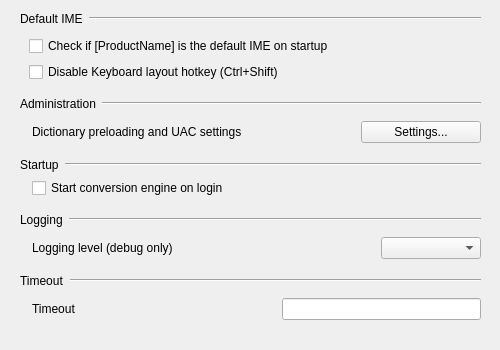
    <widget class="QWidget" name="miscTab">
     <attribute name="title">
      <string>Misc</string>
     </attribute>
     <widget class="QWidget" name="widgetMisc" native="true">
      <property name="geometry">
       <rect>
        <x>20</x>
        <y>10</y>
        <width>471</width>
        <height>331</height>
       </rect>
      </property>
      <property name="sizePolicy">
       <sizepolicy hsizetype="Preferred" vsizetype="Fixed">
        <horstretch>0</horstretch>
        <verstretch>0</verstretch>
       </sizepolicy>
      </property>
      <layout class="QVBoxLayout" name="verticalLayout">
       <property name="spacing">
        <number>15</number>
       </property>
       <property name="leftMargin">
        <number>0</number>
       </property>
       <property name="topMargin">
        <number>2</number>
       </property>
       <property name="rightMargin">
        <number>5</number>
       </property>
       <property name="bottomMargin">
        <number>0</number>
       </property>
       <item>
        <widget class="QWidget" name="miscDefaultIMEWidget" native="true">
         <property name="sizePolicy">
          <sizepolicy hsizetype="Preferred" vsizetype="Fixed">
           <horstretch>0</horstretch>
           <verstretch>0</verstretch>
          </sizepolicy>
         </property>
         <layout class="QVBoxLayout" name="verticalLayout_3">
          <property name="spacing">
           <number>10</number>
          </property>
          <property name="leftMargin">
           <number>0</number>
          </property>
          <property name="topMargin">
           <number>0</number>
          </property>
          <property name="rightMargin">
           <number>5</number>
          </property>
          <property name="bottomMargin">
           <number>0</number>
          </property>
          <item>
           <widget class="QWidget" name="widget_3" native="true">
            <property name="sizePolicy">
             <sizepolicy hsizetype="Preferred" vsizetype="Fixed">
              <horstretch>0</horstretch>
              <verstretch>0</verstretch>
             </sizepolicy>
            </property>
            <layout class="QHBoxLayout" name="horizontalLayout_5">
             <property name="leftMargin">
              <number>0</number>
             </property>
             <property name="topMargin">
              <number>0</number>
             </property>
             <property name="rightMargin">
              <number>0</number>
             </property>
             <property name="bottomMargin">
              <number>0</number>
             </property>
             <item>
              <widget class="QLabel" name="checkDefaultLabel">
               <property name="text">
                <string>Default IME</string>
               </property>
              </widget>
             </item>
             <item>
              <widget class="Line" name="checkDefaultLine">
               <property name="sizePolicy">
                <sizepolicy hsizetype="MinimumExpanding" vsizetype="Fixed">
                 <horstretch>0</horstretch>
                 <verstretch>0</verstretch>
                </sizepolicy>
               </property>
               <property name="orientation">
                <enum>Qt::Horizontal</enum>
               </property>
              </widget>
             </item>
            </layout>
           </widget>
          </item>
          <item>
           <widget class="QWidget" name="widget_4" native="true">
            <property name="sizePolicy">
             <sizepolicy hsizetype="Preferred" vsizetype="Fixed">
              <horstretch>0</horstretch>
              <verstretch>0</verstretch>
             </sizepolicy>
            </property>
            <layout class="QVBoxLayout" name="verticalLayout_2">
             <property name="topMargin">
              <number>0</number>
             </property>
             <property name="rightMargin">
              <number>0</number>
             </property>
             <property name="bottomMargin">
              <number>0</number>
             </property>
             <item>
              <widget class="QCheckBox" name="checkDefaultCheckBox">
               <property name="sizePolicy">
                <sizepolicy hsizetype="Minimum" vsizetype="Fixed">
                 <horstretch>0</horstretch>
                 <verstretch>0</verstretch>
                </sizepolicy>
               </property>
               <property name="text">
                <string>Check if [ProductName] is the default IME on startup</string>
               </property>
               <property name="tristate">
                <bool>false</bool>
               </property>
              </widget>
             </item>
             <item>
              <widget class="QCheckBox" name="IMEHotKeyDisabledCheckBox">
               <property name="text">
                <string>Disable Keyboard layout hotkey (Ctrl+Shift)</string>
               </property>
              </widget>
             </item>
            </layout>
           </widget>
          </item>
         </layout>
        </widget>
       </item>
       <item>
        <widget class="QWidget" name="miscAdministrationWidget" native="true">
         <property name="sizePolicy">
          <sizepolicy hsizetype="Preferred" vsizetype="Fixed">
           <horstretch>0</horstretch>
           <verstretch>0</verstretch>
          </sizepolicy>
         </property>
         <layout class="QVBoxLayout" name="verticalLayout_4">
          <property name="spacing">
           <number>10</number>
          </property>
          <property name="leftMargin">
           <number>0</number>
          </property>
          <property name="topMargin">
           <number>0</number>
          </property>
          <property name="rightMargin">
           <number>5</number>
          </property>
          <property name="bottomMargin">
           <number>0</number>
          </property>
          <item>
           <widget class="QWidget" name="widget_7" native="true">
            <property name="sizePolicy">
             <sizepolicy hsizetype="Preferred" vsizetype="Fixed">
              <horstretch>0</horstretch>
              <verstretch>0</verstretch>
             </sizepolicy>
            </property>
            <layout class="QHBoxLayout" name="horizontalLayout_7">
             <property name="leftMargin">
              <number>0</number>
             </property>
             <property name="topMargin">
              <number>0</number>
             </property>
             <property name="rightMargin">
              <number>0</number>
             </property>
             <property name="bottomMargin">
              <number>0</number>
             </property>
             <item>
              <widget class="QLabel" name="administrationLabel">
               <property name="text">
                <string>Administration</string>
               </property>
              </widget>
             </item>
             <item>
              <widget class="Line" name="administrationLine">
               <property name="sizePolicy">
                <sizepolicy hsizetype="MinimumExpanding" vsizetype="Fixed">
                 <horstretch>0</horstretch>
                 <verstretch>0</verstretch>
                </sizepolicy>
               </property>
               <property name="orientation">
                <enum>Qt::Horizontal</enum>
               </property>
              </widget>
             </item>
            </layout>
           </widget>
          </item>
          <item>
           <widget class="QWidget" name="widget_8" native="true">
            <property name="sizePolicy">
             <sizepolicy hsizetype="Preferred" vsizetype="Fixed">
              <horstretch>0</horstretch>
              <verstretch>0</verstretch>
             </sizepolicy>
            </property>
            <layout class="QGridLayout" name="gridLayout_7">
             <property name="leftMargin">
              <number>12</number>
             </property>
             <property name="topMargin">
              <number>0</number>
             </property>
             <property name="rightMargin">
              <number>0</number>
             </property>
             <property name="bottomMargin">
              <number>0</number>
             </property>
             <item row="0" column="0">
              <widget class="QLabel" name="dictionaryPreloadingAndUACLabel">
               <property name="text">
                <string>Dictionary preloading and UAC settings</string>
               </property>
              </widget>
             </item>
             <item row="0" column="2">
              <widget class="QPushButton" name="launchAdministrationDialogButton">
               <property name="minimumSize">
                <size>
                 <width>120</width>
                 <height>0</height>
                </size>
               </property>
               <property name="text">
                <string>Settings...</string>
               </property>
              </widget>
             </item>
             <item row="0" column="1">
              <spacer name="horizontalSpacer_9">
               <property name="orientation">
                <enum>Qt::Horizontal</enum>
               </property>
               <property name="sizeHint" stdset="0">
                <size>
                 <width>40</width>
                 <height>20</height>
                </size>
               </property>
              </spacer>
             </item>
            </layout>
           </widget>
          </item>
         </layout>
        </widget>
       </item>
       <item>
        <widget class="QWidget" name="miscStartupWidget" native="true">
         <property name="sizePolicy">
          <sizepolicy hsizetype="Preferred" vsizetype="Fixed">
           <horstretch>0</horstretch>
           <verstretch>0</verstretch>
          </sizepolicy>
         </property>
         <layout class="QVBoxLayout" name="verticalLayout_7">
          <property name="leftMargin">
           <number>0</number>
          </property>
          <property name="topMargin">
           <number>0</number>
          </property>
          <property name="rightMargin">
           <number>5</number>
          </property>
          <property name="bottomMargin">
           <number>0</number>
          </property>
          <item>
           <widget class="QWidget" name="widget_11" native="true">
            <property name="sizePolicy">
             <sizepolicy hsizetype="Preferred" vsizetype="Fixed">
              <horstretch>0</horstretch>
              <verstretch>0</verstretch>
             </sizepolicy>
            </property>
            <layout class="QHBoxLayout" name="horizontalLayout_19">
             <property name="leftMargin">
              <number>0</number>
             </property>
             <property name="topMargin">
              <number>0</number>
             </property>
             <property name="rightMargin">
              <number>0</number>
             </property>
             <property name="bottomMargin">
              <number>0</number>
             </property>
             <item>
              <widget class="QLabel" name="startupLabel">
               <property name="text">
                <string>Startup</string>
               </property>
              </widget>
             </item>
             <item>
              <widget class="Line" name="startupLine">
               <property name="sizePolicy">
                <sizepolicy hsizetype="MinimumExpanding" vsizetype="Fixed">
                 <horstretch>0</horstretch>
                 <verstretch>0</verstretch>
                </sizepolicy>
               </property>
               <property name="orientation">
                <enum>Qt::Horizontal</enum>
               </property>
              </widget>
             </item>
            </layout>
           </widget>
          </item>
          <item>
           <widget class="QWidget" name="widget_12" native="true">
            <layout class="QVBoxLayout" name="verticalLayout_6">
             <property name="leftMargin">
              <number>12</number>
             </property>
             <property name="topMargin">
              <number>0</number>
             </property>
             <property name="rightMargin">
              <number>0</number>
             </property>
             <property name="bottomMargin">
              <number>0</number>
             </property>
             <item>
              <widget class="QCheckBox" name="startupCheckBox">
               <property name="text">
                <string>Start conversion engine on login</string>
               </property>
              </widget>
             </item>
            </layout>
           </widget>
          </item>
         </layout>
        </widget>
       </item>
       <item>
        <widget class="QWidget" name="miscLoggingWidget" native="true">
         <property name="sizePolicy">
          <sizepolicy hsizetype="Preferred" vsizetype="Fixed">
           <horstretch>0</horstretch>
           <verstretch>0</verstretch>
          </sizepolicy>
         </property>
         <layout class="QVBoxLayout" name="verticalLayout_5">
          <property name="spacing">
           <number>10</number>
          </property>
          <property name="leftMargin">
           <number>0</number>
          </property>
          <property name="topMargin">
           <number>0</number>
          </property>
          <property name="rightMargin">
           <number>5</number>
          </property>
          <property name="bottomMargin">
           <number>0</number>
          </property>
          <item>
           <widget class="QWidget" name="widget_9" native="true">
            <property name="sizePolicy">
             <sizepolicy hsizetype="Preferred" vsizetype="Fixed">
              <horstretch>0</horstretch>
              <verstretch>0</verstretch>
             </sizepolicy>
            </property>
            <layout class="QHBoxLayout" name="horizontalLayout_13">
             <property name="leftMargin">
              <number>0</number>
             </property>
             <property name="topMargin">
              <number>0</number>
             </property>
             <property name="rightMargin">
              <number>0</number>
             </property>
             <property name="bottomMargin">
              <number>0</number>
             </property>
             <item>
              <widget class="QLabel" name="loggingLabel">
               <property name="text">
                <string>Logging</string>
               </property>
              </widget>
             </item>
             <item>
              <widget class="Line" name="loggingLine">
               <property name="sizePolicy">
                <sizepolicy hsizetype="MinimumExpanding" vsizetype="Fixed">
                 <horstretch>0</horstretch>
                 <verstretch>0</verstretch>
                </sizepolicy>
               </property>
               <property name="orientation">
                <enum>Qt::Horizontal</enum>
               </property>
              </widget>
             </item>
            </layout>
           </widget>
          </item>
          <item>
           <widget class="QWidget" name="widget_10" native="true">
            <property name="sizePolicy">
             <sizepolicy hsizetype="Preferred" vsizetype="Fixed">
              <horstretch>0</horstretch>
              <verstretch>0</verstretch>
             </sizepolicy>
            </property>
            <layout class="QHBoxLayout" name="horizontalLayout_15">
             <property name="leftMargin">
              <number>12</number>
             </property>
             <property name="topMargin">
              <number>0</number>
             </property>
             <property name="rightMargin">
              <number>0</number>
             </property>
             <property name="bottomMargin">
              <number>0</number>
             </property>
             <item>
              <widget class="QLabel" name="verboseLevelLabel">
               <property name="text">
                <string>Logging level (debug only)</string>
               </property>
              </widget>
             </item>
             <item>
              <spacer name="horizontalSpacer_13">
               <property name="orientation">
                <enum>Qt::Horizontal</enum>
               </property>
               <property name="sizeHint" stdset="0">
                <size>
                 <width>40</width>
                 <height>20</height>
                </size>
               </property>
              </spacer>
             </item>
             <item>
              <widget class="QComboBox" name="verboseLevelComboBox">
               <property name="minimumSize">
                <size>
                 <width>100</width>
                 <height>0</height>
                </size>
               </property>
              </widget>
             </item>
            </layout>
           </widget>
          </item>
         </layout>
        </widget>
       </item>
       <item>
        <widget class="QWidget" name="miscLoggingWidget_2" native="true">
         <property name="sizePolicy">
          <sizepolicy hsizetype="Preferred" vsizetype="Fixed">
           <horstretch>0</horstretch>
           <verstretch>0</verstretch>
          </sizepolicy>
         </property>
         <layout class="QVBoxLayout" name="verticalLayout_8">
          <property name="spacing">
           <number>10</number>
          </property>
          <property name="leftMargin">
           <number>0</number>
          </property>
          <property name="topMargin">
           <number>0</number>
          </property>
          <property name="rightMargin">
           <number>5</number>
          </property>
          <property name="bottomMargin">
           <number>0</number>
          </property>
          <item>
           <widget class="QWidget" name="widget_13" native="true">
            <property name="sizePolicy">
             <sizepolicy hsizetype="Preferred" vsizetype="Fixed">
              <horstretch>0</horstretch>
              <verstretch>0</verstretch>
             </sizepolicy>
            </property>
            <layout class="QHBoxLayout" name="horizontalLayout_17">
             <property name="leftMargin">
              <number>0</number>
             </property>
             <property name="topMargin">
              <number>0</number>
             </property>
             <property name="rightMargin">
              <number>0</number>
             </property>
             <property name="bottomMargin">
              <number>0</number>
             </property>
             <item>
              <widget class="QLabel" name="TimeoutLabel">
               <property name="text">
                <string>Timeout</string>
               </property>
              </widget>
             </item>
             <item>
              <widget class="Line" name="loggingLine_2">
               <property name="sizePolicy">
                <sizepolicy hsizetype="MinimumExpanding" vsizetype="Fixed">
                 <horstretch>0</horstretch>
                 <verstretch>0</verstretch>
                </sizepolicy>
               </property>
               <property name="orientation">
                <enum>Qt::Horizontal</enum>
               </property>
              </widget>
             </item>
            </layout>
           </widget>
          </item>
          <item>
           <widget class="QWidget" name="widget_14" native="true">
            <property name="sizePolicy">
             <sizepolicy hsizetype="Preferred" vsizetype="Fixed">
              <horstretch>0</horstretch>
              <verstretch>0</verstretch>
             </sizepolicy>
            </property>
            <layout class="QHBoxLayout" name="horizontalLayout_23">
             <property name="leftMargin">
              <number>12</number>
             </property>
             <property name="topMargin">
              <number>0</number>
             </property>
             <property name="rightMargin">
              <number>0</number>
             </property>
             <property name="bottomMargin">
              <number>0</number>
             </property>
             <item>
              <widget class="QLabel" name="timeoutLabel">
               <property name="text">
                <string>Timeout</string>
               </property>
              </widget>
             </item>
             <item>
              <spacer name="horizontalSpacer_14">
               <property name="orientation">
                <enum>Qt::Horizontal</enum>
               </property>
               <property name="sizeHint" stdset="0">
                <size>
                 <width>40</width>
                 <height>20</height>
                </size>
               </property>
              </spacer>
             </item>
             <item>
              <widget class="QLineEdit" name="timeoutEdit"/>
             </item>
            </layout>
           </widget>
          </item>
         </layout>
        </widget>
       </item>
       <item>
        <spacer name="verticalSpacer_2">
         <property name="orientation">
          <enum>Qt::Vertical</enum>
         </property>
         <property name="sizeHint" stdset="0">
          <size>
           <width>20</width>
           <height>40</height>
          </size>
         </property>
        </spacer>
       </item>
      </layout>
     </widget>
    </widget>
